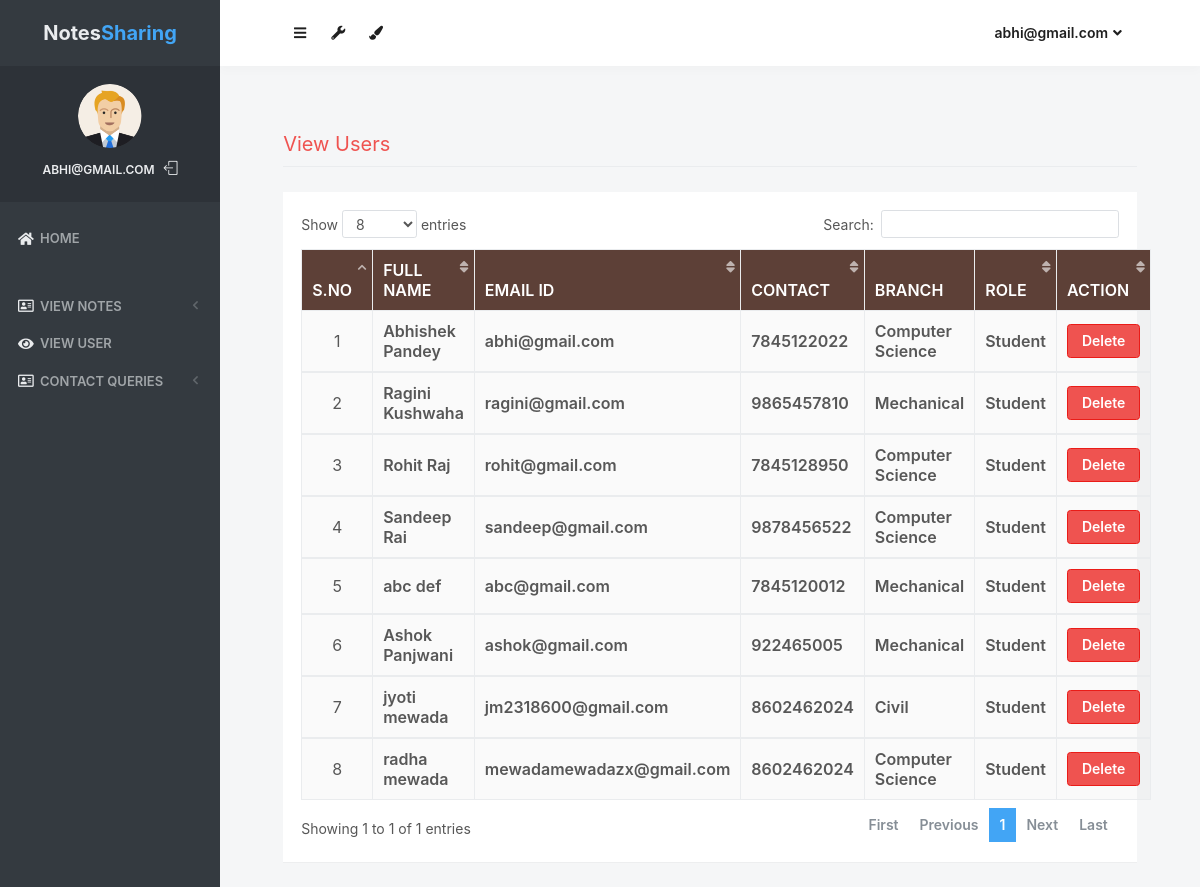
The page /users/ (signed in) on the database its author committed.
### notes/models.py (models this page shows, shortened)
class Signup(models.Model):
    user = models.ForeignKey(User,on_delete=models.CASCADE)
    contact = models.CharField(max_length=10)
    branch = models.CharField(max_length=30)
    role = models.CharField(max_length=15)

### notes/views.py (the view)
# urls.py: path('users/', views.view_users, name='view_users'),
def view_users(request):
    if not request.user.is_authenticated:
        return redirect('login_admin')
    users = Signup.objects.all()
    d = {'users':users}
    return render(request,'view_users.html',d)

### notes/templates/view_users.html (shortened to what this page needs)
{% load static %}
<html lang="en" class="no-focus">
    <head>
        <link rel="stylesheet" href="{% static 'js/plugins/datatables/dataTables.bootstrap4.min.css' %}">
        <link rel="stylesheet" id="css-main" href="{% static 'css1/codebase.min.css' %}">
    </head>
    <body>
        <div id="page-container" class="sidebar-o sidebar-inverse side-scroll page-header-fixed main-content-narrow">
         {% include "sidebar.html" %}
            {% include "admin_nav.html" %}
            <main id="main-container">
                <div class="content">
                    <h2 class="content-heading text-danger">View Users</h2>
                    <div class="block">
                        <div class="block-content block-content-full">
                            <table class="table table-bordered table-striped table-vcenter js-dataTable-full-pagination" style="width:100%">
                                <thead class="text-white" style="background-color : #5d4037;">
                                    <tr>
                                        <th class="text-center">S.No</th>
                                        <th class="d-none d-sm-table-cell">Full Name</th>
                                        <th class="d-none d-sm-table-cell">Email ID</th>
                                        <th class="d-none d-sm-table-cell">Contact</th>
                                        <th class="d-none d-sm-table-cell">Branch</th>
                                        <th class="d-none d-sm-table-cell">Role</th>
                                        <th class="d-none d-sm-table-cell" style="width: 15%;">Action</th>
                                    </tr>
                                </thead>
                                {% for i in users %}
                                <tbody>
                                    <tr>
                                        <td class="text-center">{{forloop.counter}}</td>
                                        <td class="font-w600">{{i.user.first_name}} {{i.user.last_name}}</td>
					                    <td class="font-w600">{{i.user.username}}</td>
					                    <td class="font-w600">{{i.contact}}</td>
					                    <td class="font-w600">{{i.branch}}</td>
					                    <td class="font-w600">{{i.role}}</td>
					                    <td class="font-w600"><a href="{% url 'delete_users' i.user.id %}" class="btn btn-danger" onclick="return confirm('Are your sure to Delete ?')">Delete</a></td>
					                </tr>
                                        {% endfor %}
                                </tbody>
                            </table>
                        </div>
                    </div>
                </div>
            </main>
        </div>
 <link rel="stylesheet" href="https://use.fontawesome.com/releases/v5.6.3/css/all.css">
    </body>
</html>

### notes/templates/sidebar.html (shortened to what this page needs)
{% load static %}
   <nav id="sidebar">
                <div id="sidebar-scroll">
                    <div class="sidebar-content">
                        <div class="content-header content-header-fullrow px-15">
                            <div class="content-header-section text-center align-parent sidebar-mini-hidden">
                                <div class="content-header-item">
                                    <a class="link-effect font-w700" href="{% url 'admin_home' %}">
                                           <span class="font-size-xl text-dual-primary-dark">Notes</span><span class="font-size-xl text-primary">Sharing</span>
                                    </a>
                                </div>
                            </div>
                        </div>
                        <div class="content-side content-side-full content-side-user px-10 align-parent">
                            <div class="sidebar-mini-hidden-b text-center">
                                <a class="img-link" href="be_pages_generic_profile.html">
                                    <img class="img-avatar" src="{% static 'img/avatars/user1.png' %}" alt="">
                                </a>
                                <ul class="list-inline mt-10">
                                    <li class="list-inline-item">
                                        <a class="link-effect text-dual-primary-dark font-size-xs font-w600 text-uppercase" href="{% url 'admin_home' %}">{{ request.user.username }}</a>
                                    </li>
                                    <li class="list-inline-item">
                                        <a class="link-effect text-dual-primary-dark" href="{% url 'logout' %}">
                                            <i class="si si-logout"></i>
                                        </a>
                                    </li>
                                </ul>
                            </div>
                        </div>
                        <div class="content-side content-side-full">
                            <ul class="nav-main">
                                <li class="open">
                                    <a href="{% url 'admin_home' %}"><i class="fas fa-home"></i><span class="sidebar-mini-hide">Home</span></a>
                                </li>
                                <li class="nav-main-heading"><span class="sidebar-mini-visible">UI</span></li>
                                <li>
                                    <a class="nav-submenu" data-toggle="nav-submenu"><i class="far fa-address-card"></i>View Notes</a>
                                </li>
                                <li>
                                    <a  href="{% url 'view_users' %}"><i class="fas fa-eye"></i><span class="sidebar-mini-hide">View User</span></a>
                                </li>
                                <li>
                                    <a class="nav-submenu" data-toggle="nav-submenu"><i class="far fa-address-card"></i>Contact Queries</a>
                                </li>
                           </ul>
                        </div>
                    </div>
                </div>
            </nav>

### notes/templates/admin_nav.html (shortened to what this page needs)
{% load static %}
            <header id="page-header">
                <div class="content-header">
                    <div class="content-header-section">
                        <button type="button" class="btn btn-circle btn-dual-secondary" data-toggle="layout" data-action="sidebar_toggle">
                            <i class="fa fa-navicon"></i>
                        </button>
                        <div class="btn-group" role="group">
                            <button type="button" class="btn btn-circle btn-dual-secondary" id="page-header-options-dropdown" data-toggle="dropdown" aria-haspopup="true" aria-expanded="false">
                                <i class="fa fa-wrench"></i>
                            </button>
                        </div>
                        <div class="btn-group" role="group">
                            <button type="button" class="btn btn-circle btn-dual-secondary" id="page-header-themes-dropdown" data-toggle="dropdown" aria-haspopup="true" aria-expanded="false">
                                <i class="fa fa-paint-brush"></i>
                            </button>
                        </div>
                    </div>
                    <div class="content-header-section">
                        <div class="btn-group" role="group">
                            <button type="button" class="btn btn-rounded btn-dual-secondary" id="page-header-user-dropdown" data-toggle="dropdown" aria-haspopup="true" aria-expanded="false">
                                {{ request.user.username}}<i class="fa fa-angle-down ml-5"></i>
                            </button>
                        </div>
                    </div>
                </div>
            </header>

### rows shown on the page
Signup: user.first_name "Abhishek", user.last_name "Pandey", user.username "abhi@gmail.com", contact "7845122022", branch "Computer Science", role "Student"
Signup: user.first_name "Ragini", user.last_name "Kushwaha", user.username "ragini@gmail.com", contact "9865457810", branch "Mechanical", role "Student"
Signup: user.first_name "Rohit", user.last_name "Raj", user.username "rohit@gmail.com", contact "7845128950", branch "Computer Science", role "Student"
Signup: user.first_name "Sandeep", user.last_name "Rai", user.username "sandeep@gmail.com", contact "9878456522", branch "Computer Science", role "Student"
Signup: user.first_name "abc", user.last_name "def", user.username "abc@gmail.com", contact "7845120012", branch "Mechanical", role "Student"
Signup: user.first_name "Ashok", user.last_name "Panjwani", user.username "ashok@gmail.com", contact "922465005", branch "Mechanical", role "Student"
Signup: user.first_name "jyoti", user.last_name "mewada", user.username "jm2318600@gmail.com", contact "8602462024", branch "Civil", role "Student"
Signup: user.first_name "radha", user.last_name "mewada", user.username "mewadamewadazx@gmail.com", contact "8602462024", branch "Computer Science", role "Student"

### other values the page prints
{{ request.user.username }} "ABHI@GMAIL.COM"
{{ request.user.username }} "abhi@gmail.com"
